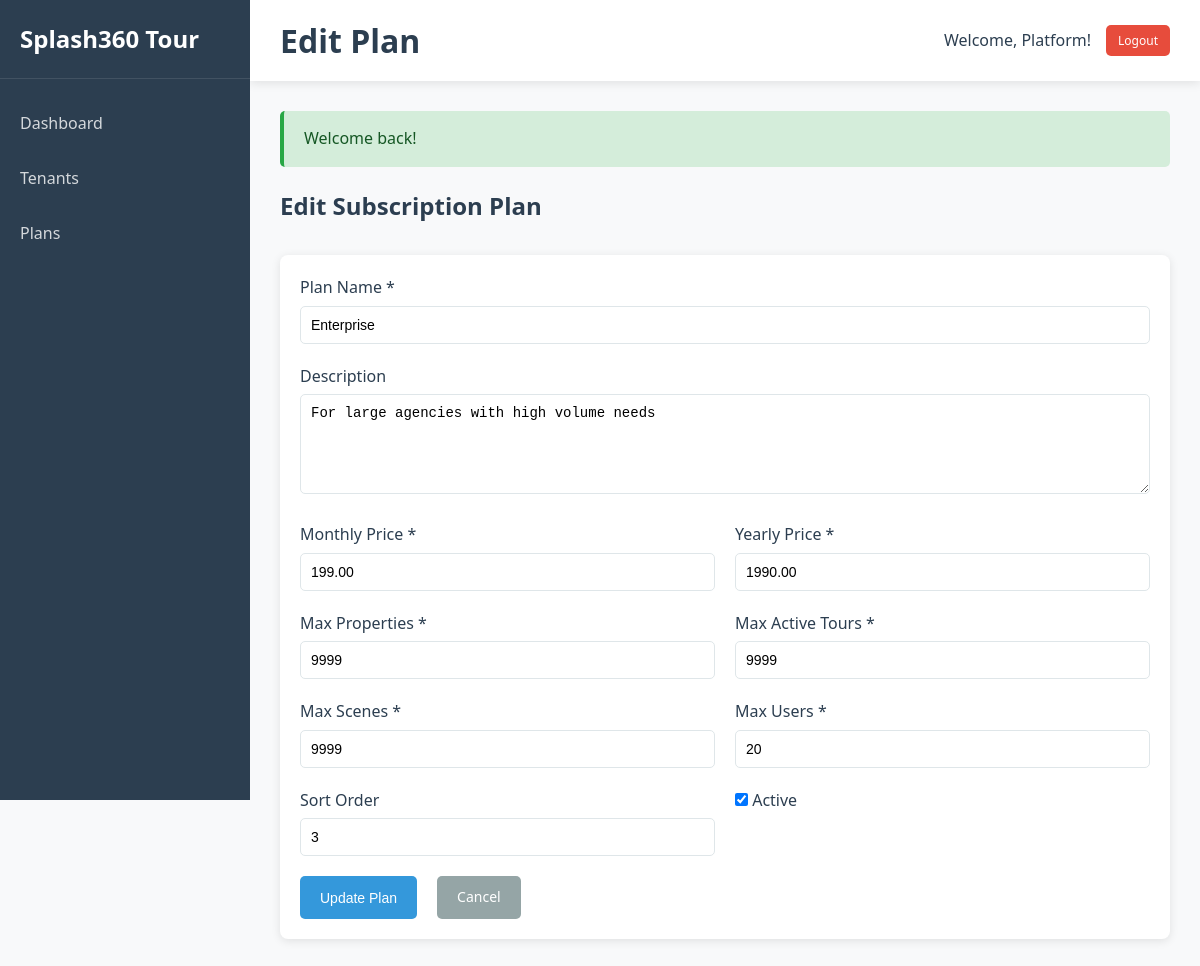
The app's page /?route=admin/plan-edit&id=3 (signed in) with its own data.
### tables this page shows
CREATE TABLE `plans` (
  `id` INT UNSIGNED AUTO_INCREMENT PRIMARY KEY,
  `name` VARCHAR(100) NOT NULL,
  `slug` VARCHAR(100) NOT NULL UNIQUE,
  `description` TEXT DEFAULT NULL,
  `price_monthly` DECIMAL(10, 2) NOT NULL DEFAULT 0.00,
  `price_yearly` DECIMAL(10, 2) NOT NULL DEFAULT 0.00,
  `max_properties` INT UNSIGNED NOT NULL DEFAULT 0,
  `max_active_tours` INT UNSIGNED NOT NULL DEFAULT 0,
  `max_scenes` INT UNSIGNED NOT NULL DEFAULT 0,
  `max_users` INT UNSIGNED NOT NULL DEFAULT 0,
  `features` TEXT DEFAULT NULL COMMENT 'JSON array of features',
  `is_active` TINYINT(1) DEFAULT 1,
  `sort_order` INT DEFAULT 0,
  `created_at` TIMESTAMP DEFAULT CURRENT_TIMESTAMP,
  `updated_at` TIMESTAMP DEFAULT CURRENT_TIMESTAMP ON UPDATE CURRENT_TIMESTAMP,
  INDEX idx_slug (`slug`),
  INDEX idx_active (`is_active`)
);

### app/Helpers/functions.php (called while the page is built, shortened)
<?php
function base_url($path = '')
{
    $config = require __DIR__ . '/../../config/app.php';
    return rtrim($config['base_url'], '/') . '/' . ltrim($path, '/');
}
function e($string)
{
    return htmlspecialchars($string ?? '', ENT_QUOTES, 'UTF-8');
}
function get_param($key = null, $default = null)
{
    return $_GET[$key] ?? $default;
}
function view($name, $data = [])
{
    extract($data);
    $viewFile = __DIR__ . '/../../views/' . str_replace('.', '/', $name) . '.php';
    require $viewFile;
}

### public/index.php (called while the page is built, shortened)
<?php
require_once __DIR__ . '/../app/Database.php';
require_once __DIR__ . '/../app/Router.php';
require_once __DIR__ . '/../app/Helpers/functions.php';
$router = new Router();
$router->get('/', 'HomeController', 'index');
$router->get('/tour/view/:slug', 'TourController', 'viewer');
$router->any('/auth/login', 'AuthController', 'login');
$router->any('/auth/register', 'AuthController', 'register');
$router->get('/auth/logout', 'AuthController', 'logout');
$router->any('/auth/forgot-password', 'AuthController', 'forgotPassword');
$router->any('/auth/reset-password', 'AuthController', 'resetPassword');
$router->get('/dashboard', 'DashboardController', 'index');
$router->get('/property', 'PropertyController', 'index');
$router->any('/property/create', 'PropertyController', 'create');
$router->get('/property/view', 'PropertyController', 'view');
$router->any('/property/edit', 'PropertyController', 'edit');
$router->get('/property/delete', 'PropertyController', 'delete');
$router->get('/tour', 'TourController', 'index');
$router->any('/tour/create', 'TourController', 'create');
$router->get('/tour/view', 'TourController', 'view');
$router->any('/tour/edit', 'TourController', 'edit');
$router->get('/tour/delete', 'TourController', 'delete');
$router->get('/scene', 'SceneController', 'index');
$router->any('/scene/create', 'SceneController', 'create');
$router->any('/scene/edit', 'SceneController', 'edit');
$router->get('/scene/delete', 'SceneController', 'delete');
$router->post('/hotspot/create', 'HotspotController', 'create');
$router->post('/hotspot/update', 'HotspotController', 'update');
$router->get('/hotspot/delete', 'HotspotController', 'delete');
$router->get('/subscription', 'SubscriptionController', 'index');
$router->post('/subscription/change-plan', 'SubscriptionController', 'changePlan');
$router->get('/subscription/billing', 'SubscriptionController', 'billing');
$router->post('/subscription/cancel', 'SubscriptionController', 'cancel');
$router->get('/admin/dashboard', 'AdminController', 'dashboard');
$router->get('/admin/tenants', 'AdminController', 'tenants');
$router->get('/admin/tenant-view', 'AdminController', 'tenantView');
$router->post('/admin/tenant-status', 'AdminController', 'tenantStatus');
$router->get('/admin/plans', 'AdminController', 'plans');
$router->any('/admin/plan-create', 'AdminController', 'planCreate');
$router->any('/admin/plan-edit', 'AdminController', 'planEdit');
$router->dispatch();

### app/Database.php (called while the page is built, shortened)
<?php
class Database
{
    private static $instance = null;
    private $connection;
    private function __construct()
    {
        $config = require __DIR__ . '/../config/database.php';
        $dsn = sprintf(
            "mysql:host=%s;port=%s;dbname=%s;charset=%s",
            $config['host'],
            $config['port'],
            $config['database'],
            $config['charset']
        );
        try {
            $this->connection = new PDO(
                $dsn,
                $config['username'],
                $config['password'],
                $config['options']
            );
        } catch (PDOException $e) {
            die("Database connection failed: " . $e->getMessage());
        }
    }
    public static function getInstance()
    {
        if (self::$instance === null) {
            self::$instance = new self();
        }
        return self::$instance;
    }
    public function getConnection()
    {
        return $this->connection;
    }
}

### config/database.php (called while the page is built)
<?php
return [
    'host' => getenv('DB_HOST') ?: 'localhost',
    'port' => getenv('DB_PORT') ?: '3306',
    'database' => getenv('DB_NAME') ?: 'splash360_tour',
    'username' => getenv('DB_USER') ?: 'root',
    'password' => getenv('DB_PASS') ?: '',
    'charset' => 'utf8mb4',
    'collation' => 'utf8mb4_unicode_ci',
    'options' => [
        PDO::ATTR_ERRMODE => PDO::ERRMODE_EXCEPTION,
        PDO::ATTR_DEFAULT_FETCH_MODE => PDO::FETCH_ASSOC,
        PDO::ATTR_EMULATE_PREPARES => false,
    ]
];

### app/Models/BaseModel.php (called while the page is built, shortened)
<?php
class BaseModel
{
    protected $db;
    protected $table;
    public function __construct()
    {
        $this->db = Database::getInstance()->getConnection();
    }
    public function find($id)
    {
        $stmt = $this->db->prepare("SELECT * FROM {$this->table} WHERE id = ?");
        $stmt->execute([$id]);
        return $stmt->fetch();
    }
}

### config/app.php (called while the page is built)
<?php
return [
    'name' => 'Splash360 Tour',
    'version' => '1.0.0',
    'base_url' => getenv('APP_URL') ?: 'http://localhost',
    'timezone' => 'UTC',
    'session_lifetime' => 7200,
    'upload_path' => __DIR__ . '/../public/uploads',
    'max_upload_size' => 10485760,
    'allowed_image_types' => ['image/jpeg', 'image/jpg', 'image/png'],
    'default_currency' => 'USD',
    'trial_days' => 14,
    'support_email' => 'support@splash360tour.com',
];

### views/admin/plan_edit.php (the view, shortened to what this page needs)
<h2 class="mb-3">Edit Subscription Plan</h2>
<div class="card">
    <form method="POST">
        <div class="form-group">
            <label class="form-label">Plan Name *</label>
            <input type="text" name="name" class="form-control" value="<?php echo e($plan['name']); ?>" required>
        </div>
        <div class="form-group">
            <label class="form-label">Description</label>
            <textarea name="description" class="form-control"><?php echo e($plan['description']); ?></textarea>
        </div>
        <div style="display: grid; grid-template-columns: 1fr 1fr; gap: 20px;">
            <div class="form-group">
                <label class="form-label">Monthly Price *</label>
                <input type="number" step="0.01" name="price_monthly" class="form-control" value="<?php echo $plan['price_monthly']; ?>" required>
            </div>
            <div class="form-group">
                <label class="form-label">Yearly Price *</label>
                <input type="number" step="0.01" name="price_yearly" class="form-control" value="<?php echo $plan['price_yearly']; ?>" required>
            </div>
        </div>
        <div style="display: grid; grid-template-columns: 1fr 1fr; gap: 20px;">
            <div class="form-group">
                <label class="form-label">Max Properties *</label>
                <input type="number" name="max_properties" class="form-control" value="<?php echo $plan['max_properties']; ?>" required>
            </div>
            <div class="form-group">
                <label class="form-label">Max Active Tours *</label>
                <input type="number" name="max_active_tours" class="form-control" value="<?php echo $plan['max_active_tours']; ?>" required>
            </div>
        </div>
        <div style="display: grid; grid-template-columns: 1fr 1fr; gap: 20px;">
            <div class="form-group">
                <label class="form-label">Max Scenes *</label>
                <input type="number" name="max_scenes" class="form-control" value="<?php echo $plan['max_scenes']; ?>" required>
            </div>
            <div class="form-group">
                <label class="form-label">Max Users *</label>
                <input type="number" name="max_users" class="form-control" value="<?php echo $plan['max_users']; ?>" required>
            </div>
        </div>
        <div style="display: grid; grid-template-columns: 1fr 1fr; gap: 20px;">
            <div class="form-group">
                <label class="form-label">Sort Order</label>
                <input type="number" name="sort_order" class="form-control" value="<?php echo $plan['sort_order']; ?>">
            </div>
            <div class="form-group">
                <label>
                    <input type="checkbox" name="is_active" value="1" <?php echo $plan['is_active'] ? 'checked' : ''; ?>>
                    Active
                </label>
            </div>
        </div>
        <div class="flex gap-2">
            <button type="submit" class="btn btn-primary">Update Plan</button>
            <a href="<?php echo base_url('?route=admin/plans'); ?>" class="btn btn-secondary">Cancel</a>
        </div>
    </form>
</div>
<?php
require __DIR__ . '/../layouts/main.php';
?>

### app/Router.php (shortened to what this page needs)
<?php
class Router
{
    private $routes = [];
    private function addRoute($method, $route, $controller, $action)
    {
        $this->routes[] = [
            'method' => $method,
            'route' => $route,
            'controller' => $controller,
            'action' => $action,
        ];
    }
    public function dispatch()
    {
        $requestMethod = $_SERVER['REQUEST_METHOD'];
        $requestUri = $this->getRequestUri();
        foreach ($this->routes as $route) {
            if ($route['method'] !== 'ANY' && $route['method'] !== $requestMethod) {
                continue;
            }
            $pattern = $this->convertRouteToRegex($route['route']);
            if (preg_match($pattern, $requestUri, $matches)) {
                array_shift($matches);
                $this->callController($route['controller'], $route['action'], $matches);
                return;
            }
        }
    }
    private function getRequestUri()
    {
        if (isset($_GET['route'])) {
            return '/' . trim($_GET['route'], '/');
        }
        $uri = parse_url($_SERVER['REQUEST_URI'], PHP_URL_PATH);
        return $uri;
    }
    private function convertRouteToRegex($route)
    {
        $pattern = preg_replace('/\/:([^\/]+)/', '/([^/]+)', $route);
        return '#^' . $pattern . '$#';
    }
    private function callController($controllerName, $action, $params = [])
    {
        $controller = new $controllerName();
        call_user_func_array([$controller, $action], $params);
    }
}

### public/css/style.css (style rules this page uses)
* { margin: 0; padding: 0; box-sizing: border-box; }
:root { --primary-color: #3498db; --primary-dark: #2980b9; --secondary-color: #2ecc71; --danger-color: #e74c3c; --warning-color: #f39c12; --dark: #2c3e50; --gray: #95a5a6; --light-gray: #ecf0f1; --white: #ffffff; --border-color: #dfe6e9; --text-color: #2c3e50; --shadow: 0 2px 10px rgba(0, 0, 0, 0.1); }
body { font-family: 'Segoe UI', Tahoma, Geneva, Verdana, sans-serif; line-height: 1.6; color: var(--text-color); background-color: #f8f9fa; }
a { color: var(--primary-color); text-decoration: none; transition: color 0.3s; }
.card { background: var(--white); border-radius: 8px; box-shadow: var(--shadow); padding: 20px; margin-bottom: 20px; }
.btn { display: inline-block; padding: 10px 20px; border: none; border-radius: 5px; cursor: pointer; font-size: 14px; font-weight: 500; transition: all 0.3s; text-align: center; }
.btn-primary { background: var(--primary-color); color: var(--white); }
.btn-secondary { background: var(--gray); color: var(--white); }
.form-group { margin-bottom: 20px; }
.form-label { display: block; margin-bottom: 5px; font-weight: 500; color: var(--dark); }
.form-control { width: 100%; padding: 10px; border: 1px solid var(--border-color); border-radius: 5px; font-size: 14px; transition: border-color 0.3s; }
textarea.form-control { min-height: 100px; resize: vertical; }
.mb-3 { margin-bottom: 30px; }
.flex { display: flex; }
.gap-2 { gap: 20px; }

### records on screen
plans: name "Enterprise", description "For large agencies with high volume needs", price_monthly "199.00", price_yearly "1990.00", max_properties "9999", max_active_tours "9999", max_scenes "9999", max_users "20", sort_order "3", is_active "☑"
